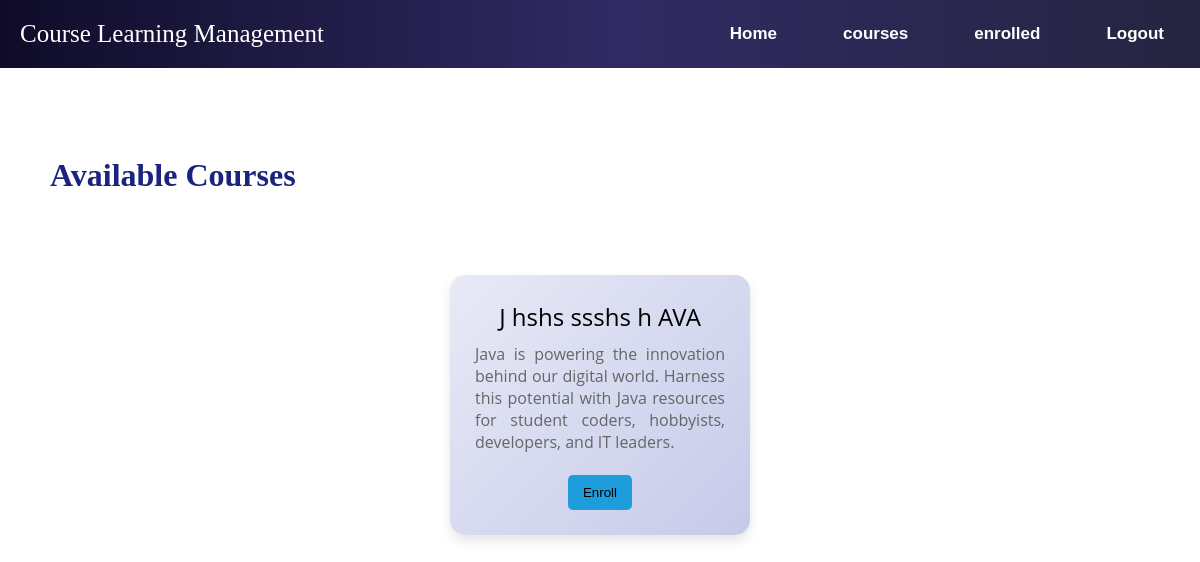
The page /courses (signed in) on the database its author committed.
### Course/models.py (models this page shows, shortened)
class Course(models.Model):
    Title=models.TextField()
    Details=models.TextField()

### Course/views.py (the view)
# urls.py: path('courses',views.user_dash,name='dashboard'),
def user_dash(request):
    courses=Course.objects.all()
    return render(request,'dashboard.html',{'courses':courses})

### template/dashboard.html (shortened to what this page needs)
{% extends "base.html" %}
{% load static %}
{% block  content %}
    <div class="container">
        <h2>Available Courses</h2>
        <ul class="course-list">
            {% if courses %}
            {% for course in courses %}
            <li class="course">
                <p class="course-title">{{course.Title}}</p>
                <p class="course-details">{{course.Details}}</p><br>
                {% if user.is_staff %}
                {% else %}
                <button class="button"><a href="{% url 'enroll' pk=course.id %}">Enroll</a></button>
                {% endif %}
            </li>
            {% endfor %}
            {% else %}
            <li class="course">
                <p class="course-title">No courses</p>
            </li>
            {% endif %}
        </ul>
    </div>
{% endblock %}

### template/base.html (style rules this page uses)
body, h1, p { margin: 0; padding: 0; }
a { color: black; text-decoration: none; }
a { -WebKit-tap-highlight-color:rgba(0,0,0,0); }
* { -webkit-tap-highlight-color:transparent; }
button { border: transparent; background-color: transparent; }

### template/dashboard.html (style rules this page uses)
.container { padding: 40px; }
h2 { text-align: center; margin-bottom: 40px; font-size: 2em; color: #1a237e; background: rgba(255, 255, 255, 0.1); display: inline-block; padding: 10px; border-radius: 10px; }
.course-list { list-style-type: none; padding: 0; display: flex; flex-wrap: wrap; justify-content: space-around; }
.course { background: linear-gradient(135deg, #e8eaf6 0%, #c5cae9 100%); margin: 15px; padding: 25px; border-radius: 15px; box-shadow: 0 6px 12px rgba(0, 0, 0, 0.1); width: 250px; text-align: center; transition: transform 0.3s, box-shadow 0.3s; font-family: 'Open Sans', sans-serif; }
.course-title { font-size: 1.5em; margin-bottom: 10px; }
.course-details { font-size: 1em; color: #666; text-align:justify; }
.button { background-color: #1e9cdc; color: white; border: none; padding: 10px 15px; cursor: pointer; border-radius: 5px; }
a { text-decoration:none; }

### rows shown on the page
Course: Title "J hshs ssshs h AVA", Details "Java is powering the innovation behind our digital world. Harness this potential with Java resources for student coders, hobbyists, developers, and IT leaders."
